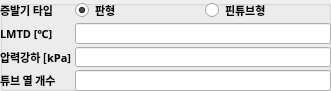
    <widget class="QGroupBox" name="evap_group">
     <property name="geometry">
      <rect>
       <x>130</x>
       <y>630</y>
       <width>331</width>
       <height>91</height>
      </rect>
     </property>
     <property name="title">
      <string/>
     </property>
     <widget class="QWidget" name="formLayoutWidget_2">
      <property name="geometry">
       <rect>
        <x>0</x>
        <y>0</y>
        <width>331</width>
        <height>91</height>
       </rect>
      </property>
      <layout class="QFormLayout" name="formLayout_3">
       <property name="horizontalSpacing">
        <number>3</number>
       </property>
       <property name="verticalSpacing">
        <number>3</number>
       </property>
       <property name="leftMargin">
        <number>0</number>
       </property>
       <property name="topMargin">
        <number>0</number>
       </property>
       <property name="rightMargin">
        <number>0</number>
       </property>
       <property name="bottomMargin">
        <number>0</number>
       </property>
       <item row="0" column="0">
        <widget class="QLabel" name="evap_type">
         <property name="font">
          <font>
           <family>굴림</family>
           <pointsize>8</pointsize>
           <bold>true</bold>
          </font>
         </property>
         <property name="text">
          <string>증발기 타입</string>
         </property>
        </widget>
       </item>
       <item row="1" column="0">
        <widget class="QLabel" name="evap_T_pp_label">
         <property name="font">
          <font>
           <family>굴림</family>
           <pointsize>8</pointsize>
           <bold>true</bold>
          </font>
         </property>
         <property name="text">
          <string>LMTD [℃]</string>
         </property>
        </widget>
       </item>
       <item row="1" column="1">
        <widget class="QLineEdit" name="evap_T_pp_edit">
         <property name="enabled">
          <bool>true</bool>
         </property>
         <property name="font">
          <font>
           <family>HY견고딕</family>
           <pointsize>8</pointsize>
           <bold>false</bold>
          </font>
         </property>
         <property name="focusPolicy">
          <enum>Qt::FocusPolicy::StrongFocus</enum>
         </property>
         <property name="styleSheet">
          <string notr="true">border-color: rgb(255, 255, 255);</string>
         </property>
         <property name="text">
          <string/>
         </property>
        </widget>
       </item>
       <item row="2" column="0">
        <widget class="QLabel" name="evap_dp_label">
         <property name="font">
          <font>
           <family>굴림</family>
           <pointsize>8</pointsize>
           <bold>true</bold>
          </font>
         </property>
         <property name="text">
          <string>압력강하 [kPa]</string>
         </property>
        </widget>
       </item>
       <item row="2" column="1">
        <widget class="QLineEdit" name="evap_dp_edit">
         <property name="enabled">
          <bool>true</bool>
         </property>
         <property name="font">
          <font>
           <family>HY견고딕</family>
           <pointsize>8</pointsize>
           <bold>false</bold>
          </font>
         </property>
         <property name="focusPolicy">
          <enum>Qt::FocusPolicy::StrongFocus</enum>
         </property>
         <property name="styleSheet">
          <string notr="true">border-color: rgb(255, 255, 255);</string>
         </property>
         <property name="text">
          <string/>
         </property>
        </widget>
       </item>
       <item row="3" column="0">
        <widget class="QLabel" name="evap_N_row_label">
         <property name="font">
          <font>
           <family>굴림</family>
           <pointsize>8</pointsize>
           <bold>true</bold>
          </font>
         </property>
         <property name="text">
          <string>튜브 열 개수</string>
         </property>
        </widget>
       </item>
       <item row="3" column="1">
        <widget class="QLineEdit" name="evap_N_row_edit">
         <property name="enabled">
          <bool>true</bool>
         </property>
         <property name="font">
          <font>
           <family>HY견고딕</family>
           <pointsize>8</pointsize>
           <bold>false</bold>
          </font>
         </property>
         <property name="focusPolicy">
          <enum>Qt::FocusPolicy::StrongFocus</enum>
         </property>
         <property name="styleSheet">
          <string notr="true">border-color: rgb(255, 255, 255);</string>
         </property>
         <property name="text">
          <string/>
         </property>
        </widget>
       </item>
       <item row="0" column="1">
        <layout class="QHBoxLayout" name="horizontalLayout_5">
         <item>
          <widget class="QRadioButton" name="evap_phe_radio">
           <property name="font">
            <font>
             <family>굴림</family>
             <pointsize>8</pointsize>
             <bold>true</bold>
            </font>
           </property>
           <property name="text">
            <string>판형</string>
           </property>
           <property name="checked">
            <bool>true</bool>
           </property>
          </widget>
         </item>
         <item>
          <widget class="QRadioButton" name="evap_fthe_radio">
           <property name="font">
            <font>
             <family>굴림</family>
             <pointsize>8</pointsize>
             <bold>true</bold>
            </font>
           </property>
           <property name="text">
            <string>핀튜브형</string>
           </property>
           <property name="checked">
            <bool>false</bool>
           </property>
          </widget>
         </item>
        </layout>
       </item>
      </layout>
     </widget>
    </widget>
